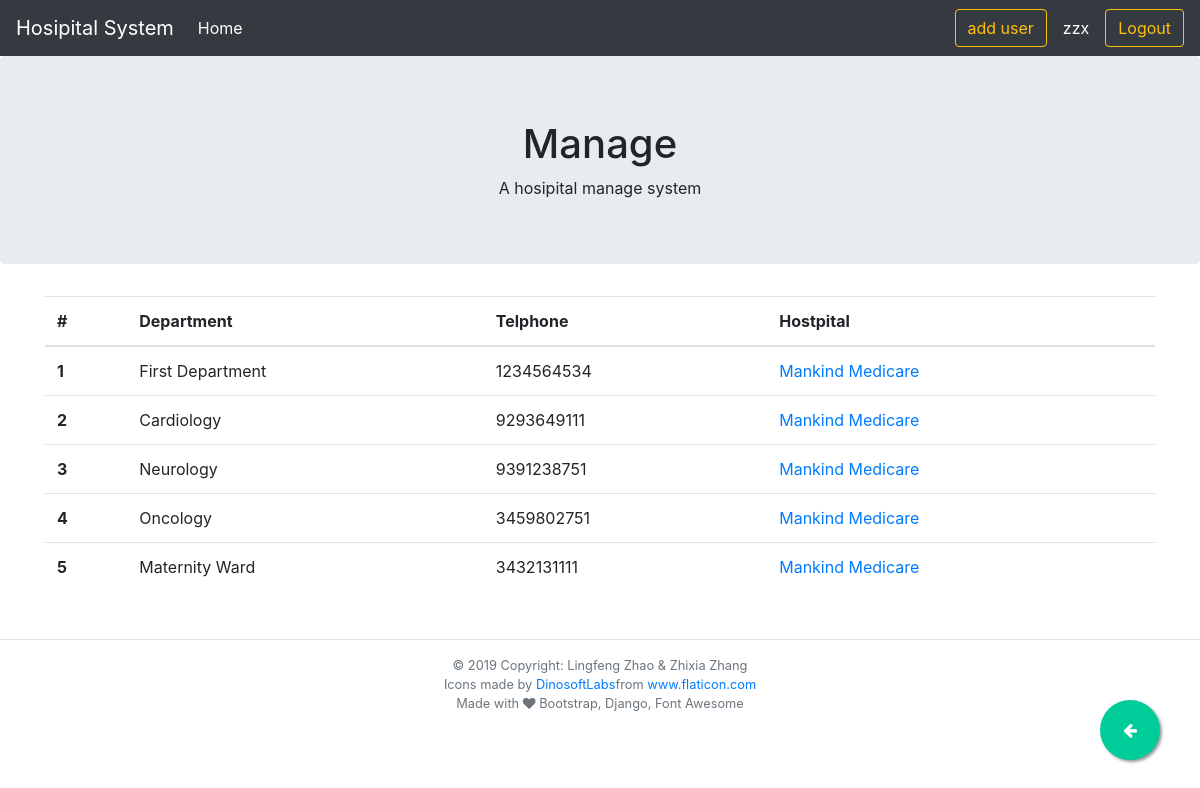
The app's page /department/ (signed in) with its own data.
### hospital/models.py (models this page shows, shortened)
class Department(models.Model):
    did = models.AutoField(primary_key=True)
    dname = models.CharField(max_length=20)
    dtel = models.CharField(max_length=13)
    hid = models.ForeignKey("Hospital", models.CASCADE, db_column="hid")
    class Meta:
        db_table = "department"

class Hospital(models.Model):
    hid = models.AutoField(primary_key=True)
    hname = models.CharField(max_length=30)
    hst_address = models.CharField(max_length=30)
    hst_city = models.CharField(max_length=30)
    hstate = models.CharField(max_length=20)
    hzip = models.IntegerField()
    class Meta:
        db_table = "hospital"

### hospital/views.py (the view)
# urls.py: path("department/", views.DepartmentView.as_view(), name="departments"),
class DepartmentView(generic.ListView):
    model = Department
    template_name = "departments.html"

### hospital/templates/departments.html (shortened to what this page needs)
{% extends './base.html' %}
{% block content %}
{% if department_list %}
<table class="table table-hover">
    <thead>
        <tr>
            {% block details_title %}
            <th scope="col">#</th>
            <th scope="col">Department</th>
            <th scope="col">Telphone</th>
            <th scope="col">Hostpital</th>
            {% endblock  %}
        </tr>
    </thead>
    <tbody>
        {% for department in department_list  %}
        <tr onclick="window.location='{% url 'department-detail' department.did %}';">
            <th scope="row">{{forloop.counter}}</th>
            <td>{{ department.dname }}</td>
            <td>{{ department.dtel }}</td>
            <td> <a href="{% url 'hospital-detail' department.hid.hid %}">{{ department.hid.hname }}</a></td>
        </tr>
        {% endfor  %}
    </tbody>
</table>
{% else %}
<p>No resuorce are available.</p>
{% endif %}
{% endblock content %}

### hospital/templates/base.html (shortened to what this page needs)
{% load static %}
<!DOCTYPE html>
<html lang="en">
<head>
    <link rel="stylesheet" href="https://stackpath.bootstrapcdn.com/bootstrap/4.3.1/css/bootstrap.min.css"
>
    <link href="https://stackpath.bootstrapcdn.com/font-awesome/4.7.0/css/font-awesome.min.css" rel="stylesheet"
>
</head>
<body>
    <nav class="navbar navbar-expand-sm navbar-dark bg-dark fixed-top">
        <a class="navbar-brand" href="#">Hosipital System</a>
        <div class="collapse navbar-collapse" id="navbarNavAltMarkup">
            <div class="navbar-nav">
                <a class="nav-item nav-link active" href="{% url 'index' %}">Home </a>
            </div>
        </div>
        <a class="btn btn-outline-warning" href="{% url 'user-add' %}">add user</a>
        {% if user.is_authenticated %}
        <a class="nav-item nav-link active text-white">{{ user.username }}</a>
        <a class="btn btn-outline-warning" href="{% url 'logout' %}"> Logout </a>
        {% else %}
        <a id="loginButton" href="{% url 'login' %}" class="btn btn-outline-light">Login </a>
        {% endif %}
    </nav>
    <div class="jumbotron text-center">
        <h1>{% block page_title %} Manage {% endblock %}</h1>
        <div class="container">{% block page_details %} A hosipital manage system {% endblock %}</div>
    </div>
    <a href="{% block last_page %}#{% endblock %}" onclick="history.back()" class="float">
        <i class="fa fa-arrow-left my-float" aria-hidden="true"></i>
    </a>
    <div class="container">
        {% block content %}
        {% endblock %}
    </div>
    <footer class="page-footer small text-secondary">
        <div class="footer-copyright text-center py-3">
            <hr>
            © 2019 Copyright:
            Lingfeng Zhao & Zhixia Zhang
            <div>Icons made by <a href="https://www.flaticon.com/authors/dinosoftlabs"
                    title="DinosoftLabs">DinosoftLabs</a>from <a href="https://www.flaticon.com/"
                    title="Flaticon">www.flaticon.com</a></div>
            Made with <i class="fa fa-heart"></i> Bootstrap, Django, Font Awesome
        </div>
    </footer>
</body>
</html>

### hospital/templates/base.html (style rules this page uses)
body { min-height: 800px; padding-top: 56px; }
.float { position: fixed; width: 60px; height: 60px; bottom: 40px; right: 40px; background-color: #0C9; color: #FFF; border-radius: 50px; text-align: center; box-shadow: 2px 2px 3px #999; }
.my-float { margin-top: 22px; }

### records on screen
Department: dname "First Department", dtel "1234564534", hid.hname "Mankind Medicare"
Department: dname "Cardiology", dtel "9293649111", hid.hname "Mankind Medicare"
Department: dname "Neurology", dtel "9391238751", hid.hname "Mankind Medicare"
Department: dname "Oncology", dtel "3459802751", hid.hname "Mankind Medicare"
Department: dname "Maternity Ward", dtel "3432131111", hid.hname "Mankind Medicare"

### other values on screen
{{ user.username }} "zzx"
